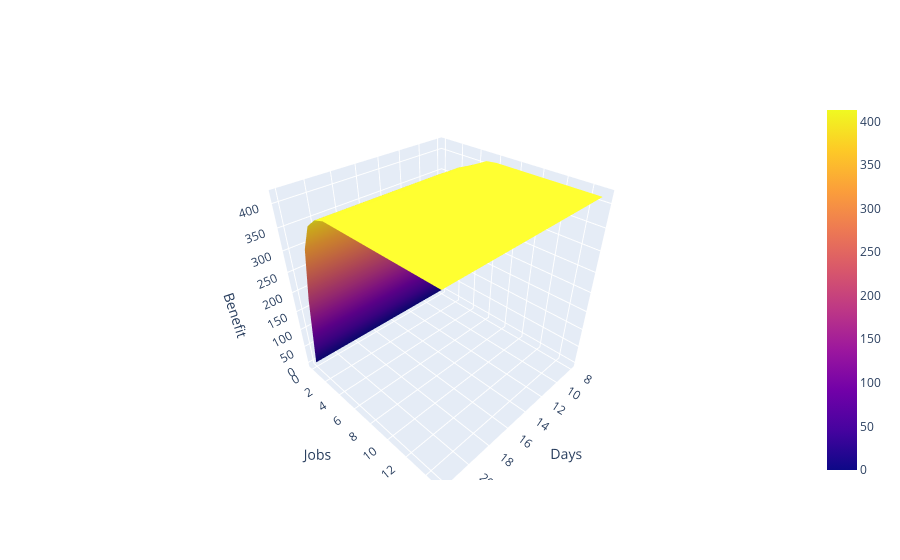

The cell this chart's notebook holds for it:
### Code cell
Z = np.array(points[:,2]).reshape(15 ,n_jobs+1)

X = np.linspace(horizon,8, 15)
Y = np.linspace(n_jobs,0,n_jobs +1)
X, Y = np.meshgrid(X, Y)


fig = go.Figure(data=[go.Surface(x=X, y=Y, z=Z.T)])
fig.update_layout(scene=dict(xaxis_title="Days", yaxis_title="Jobs", zaxis_title="Benefit"))
fig.show()

### Figure 1 — Plotly figure (JSON) as saved in the notebook; plotly's stock layout.template omitted (floating-point values rounded to 4 significant figures; data arrays with more than 128 entries replaced by an {"elided": "..."} marker saying what was removed)
{"data": [{"type": "surface", "x": {"elided": "16x15 int values"}, "y": {"elided": "16x15 int values"}, "z": {"elided": "16x15 int values"}}], "layout": {"scene": {"xaxis": {"title": {"text": "Days"}}, "yaxis": {"title": {"text": "Jobs"}}, "zaxis": {"title": {"text": "Benefit"}}}}}
